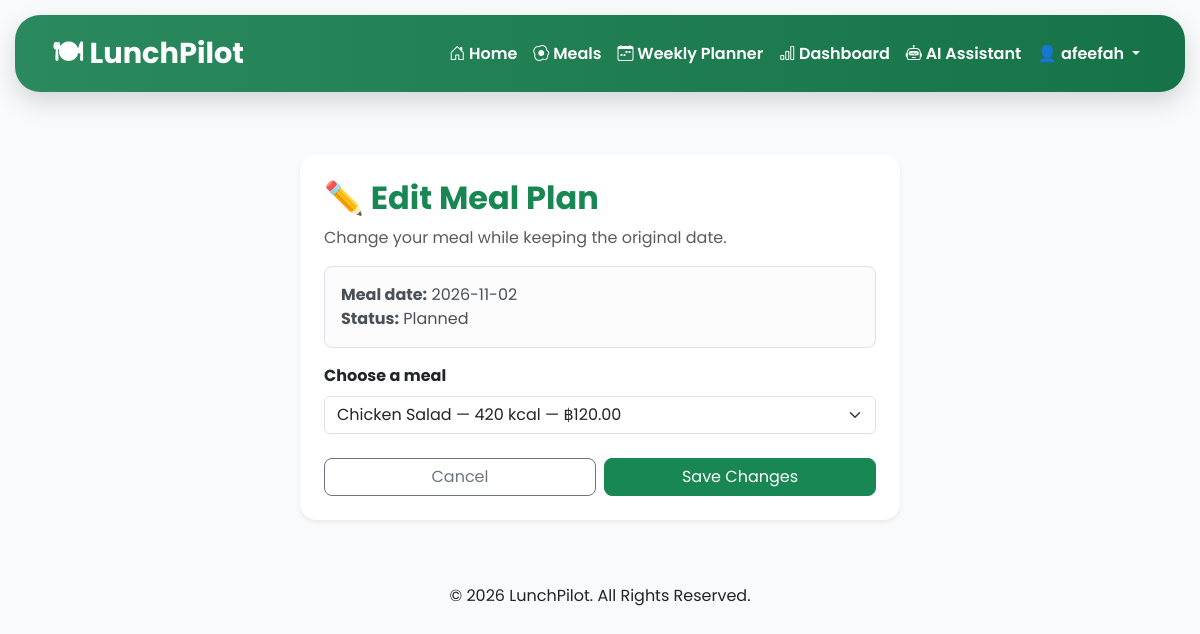
Page /edit-plan/42 (signed in) on the committed database.
### tables this page shows
CREATE TABLE users(

        id INTEGER PRIMARY KEY AUTOINCREMENT,
        fullname TEXT NOT NULL,
        email TEXT UNIQUE NOT NULL,
        password TEXT NOT NULL

    , is_admin INTEGER DEFAULT 0, allergy TEXT DEFAULT 'None', daily_calorie_goal INTEGER DEFAULT 2000, monthly_budget REAL DEFAULT 3000, food_preference TEXT DEFAULT 'No Preference');

CREATE TABLE weekly_plans (
    id INTEGER PRIMARY KEY AUTOINCREMENT,
    user_id INTEGER NOT NULL,
    day TEXT NOT NULL,
    meal_id INTEGER NOT NULL,
    plan_date TEXT NOT NULL
, status TEXT DEFAULT 'Planned', meal_date TEXT, week_start TEXT);

CREATE TABLE meals(

        id INTEGER PRIMARY KEY AUTOINCREMENT,

        meal_name TEXT NOT NULL,

        category TEXT NOT NULL,

        calories INTEGER NOT NULL,

        price REAL NOT NULL,

        ingredients TEXT,

        image TEXT

    );

### routes/weekly_planner.py (the view, shortened to what this page needs)
@weekly_planner.route(
    "/edit-plan/<int:plan_id>",
    methods=["GET", "POST"]
)
def edit_plan(plan_id):
    if "user_id" not in session:
        return redirect(url_for("auth.login"))
    user_id = session["user_id"]
    connection = get_connection()
    cursor = connection.cursor()
    cursor.execute("""
        SELECT id, meal_id, plan_date, status
        FROM weekly_plans
        WHERE id = ?
        AND user_id = ?
    """, (plan_id, user_id))
    plan = cursor.fetchone()
    if not plan:
        connection.close()
        flash("Meal plan not found.", "warning")
        return redirect(url_for(
            "weekly_planner.weekly_planner_page"
        ))
    plan_date = date.fromisoformat(plan[2])
    status = plan[3]
    week_start = (
        plan_date - timedelta(days=plan_date.weekday())
    ).isoformat()
    allergy = get_user_allergy()
    cursor.execute("""
        SELECT *
        FROM meals
        ORDER BY id ASC
    """)
    all_meals = cursor.fetchall()
    meals = [
        meal for meal in all_meals
        if is_meal_safe(meal[5], allergy)
    ]
    connection.close()
    return render_template(
        "edit_plan.html",
        plan=plan,
        meals=meals,
        week_start=week_start
    )

### database.py (called while the page is built)
def get_connection():
    return sqlite3.connect(DATABASE)

### routes/helpers.py (called while the page is built)
def get_allergies_list(allergy):
    if not allergy:
        return []
    return [
        item.strip()
        for item in allergy.split(",")
        if item.strip()
    ]

def is_meal_safe(ingredients, allergy):
    if not allergy:
        return True
    ingredients = (ingredients or "").lower()
    allergies = get_allergies_list(allergy)
    for allergy_name in allergies:
        keywords = ALLERGY_KEYWORDS.get(allergy_name, [])
        for keyword in keywords:
            if keyword.lower() in ingredients:
                return False
    return True

def get_user_allergy():
    from flask import session
    user_id = session.get("user_id")
    if not user_id:
        return ""
    conn = get_connection()
    cursor = conn.cursor()
    cursor.execute(
        "SELECT allergy FROM users WHERE id = ?",
        (user_id,)
    )
    user = cursor.fetchone()
    conn.close()
    if user and user[0]:
        return user[0]
    return ""

### templates/edit_plan.html (shortened to what this page needs)
{% extends "base.html" %}
{% block content %}
<div class="container py-5">
    <div class="card border-0 shadow-sm rounded-4 mx-auto"
         style="max-width: 600px;">
        <div class="card-body p-4">
            <h2 class="text-success fw-bold mb-2">
                ✏️ Edit Meal Plan
            </h2>
            <p class="text-muted">
                Change your meal while keeping the original date.
            </p>
            <div class="alert alert-light border rounded-3">
                <strong>Meal date:</strong>
                {{ plan[2] }}
                <br>
                <strong>Status:</strong>
                {{ plan[3] }}
            </div>
            <form method="POST"
                  action="{{ url_for(
                      'weekly_planner.edit_plan',
                      plan_id=plan[0]
                  ) }}">
                <label for="meal_id" class="form-label fw-bold">
                    Choose a meal
                </label>
                <select name="meal_id"
                        id="meal_id"
                        class="form-select mb-4"
                        required>
                    {% for meal in meals %}
                    <option value="{{ meal[0] }}"
                        {% if meal[0] == plan[1] %}selected{% endif %}>
                        {{ meal[1] }} — {{ meal[3] }} kcal — ฿{{ "%.2f"|format(meal[4]) }}
                    </option>
                    {% endfor %}
                </select>
                <div class="d-flex gap-2">
                    <a href="{{ url_for(
                        'weekly_planner.weekly_planner_page',
                        week_start=week_start
                    ) }}"
                       class="btn btn-outline-secondary rounded-3 w-50">
                        Cancel
                    </a>
                    <button type="submit"
                            class="btn btn-success rounded-3 w-50">
                        Save Changes
                    </button>
                </div>
            </form>
        </div>
    </div>
</div>
{% endblock %}

### templates/base.html (shortened to what this page needs)
<!DOCTYPE html>
<html lang="en">
<head>
    <link href="https://cdn.jsdelivr.net/npm/bootstrap@5.3.7/dist/css/bootstrap.min.css"
          rel="stylesheet">
    <link rel="stylesheet"
          href="{{ url_for('static', filename='css/style.css') }}">
    <link rel="stylesheet"
        href="https://cdn.jsdelivr.net/npm/bootstrap-icons@1.11.3/font/bootstrap-icons.min.css">
</head>
<body>
    <nav class="navbar navbar-expand-lg lunchpilot-navbar">
        <div class="container">
            <a class="navbar-brand fw-bold"
               href="/">
                🍽 LunchPilot
            </a>
            <div class="collapse navbar-collapse"
                 id="navbarNav">
                <ul class="navbar-nav ms-auto">
                    {% if session.get("is_admin") == 1 %}
                    <li class="nav-item">
                        <a class="nav-link"
                           href="/meals">
                            Meals
                         </a>
                      </li>
                    <li class="nav-item">
                        <a class="nav-link"
                           href="{{ url_for('admin.admin_plan') }}">
                            👨‍💼 Admin Plan
                        </a>
                    </li>
                    <li class="nav-item dropdown">
                        <a class="nav-link dropdown-toggle"
                           href="#"
                           id="adminDropdown"
                           role="button"
                           data-bs-toggle="dropdown"
                           aria-expanded="false">
                            👤 {{ session.get("fullname") }}
                        </a>
                        <ul class="dropdown-menu dropdown-menu-end">
                            <li>
                                <a class="dropdown-item"
                                href="{{ url_for('user.manage_profile') }}">
                                    👤 Manage Profile
                                </a>
                            </li>
                            <li>
                                <hr class="dropdown-divider">
                            </li>
                            <li>
                                <a class="dropdown-item text-danger"
                                href="/logout">
                                    🚪 Logout
                                </a>
                            </li>
                        </ul>
                    </li>
                    {% else %}
                    <li class="nav-item">
                        <a class="nav-link"
                            href="/">
                            <i class="bi bi-house-door"></i>
                                Home
                            </a>
                    </li>
                    <li class="nav-item">
                        <a class="nav-link"
                            href="/meals">
                            <i class="bi bi-egg-fried"></i>
                                Meals
                            </a>
                    </li>
                    <li class="nav-item">
                        <a class="nav-link"
                            href="/weekly-planner">
                            <i class="bi bi-calendar-week"></i>
                                Weekly Planner
                            </a>
                    </li>
                                <li class="nav-item">
                                    <a class="nav-link"
                                        href="/dashboard">
                                        <i class="bi bi-bar-chart"></i>
                                            Dashboard
                                        </a>
                                </li>
                                <li class="nav-item">
                                    <a class="nav-link"
                                        href="/ai-assistant">
                                        <i class="bi bi-robot"></i>
                                            AI Assistant
                                        </a>
                                </li>
                    {% if session.get("user_id") %}
                    <li class="nav-item dropdown">
                        <a class="nav-link dropdown-toggle"
                           href="#"
                           id="userDropdown"
                           role="button"
                           data-bs-toggle="dropdown"
                           aria-expanded="false">
                            👤 {{ session.get("fullname") }}
                        </a>
                    </li>
                    {% endif %}
                    {% endif %}
                </ul>
            </div>
        </div>
    </nav>
    <main>
        {% block content %}
        {% endblock %}
    </main>
    <footer class="text-center py-3">
        <p class="mb-0">
            © 2026 LunchPilot. All Rights Reserved.
        </p>
    </footer>
</body>
</html>

### static/css/style.css (style rules this page uses)
body { font-family: 'Poppins', sans-serif; background-color: #f8fafc; color: #212529; margin: 0; padding: 0; }
.navbar { background: linear-gradient( 90deg, #2b8a5d, #157347 ) !important; border-radius: 25px; margin: 15px; padding: 12px 25px; box-shadow: 0 10px 25px rgba(0,0,0,0.15); }
.navbar .nav-link { color: white !important; font-weight: 600; padding: 12px 20px; border-radius: 18px; transition: all 0.3s ease; }
.navbar-brand { color: white !important; font-size: 1.8rem; font-weight: 700; }
.navbar .dropdown-toggle { color: white !important; font-weight: 600; }

### rows in the picture
users: get "afeefah"
weekly_plans: plan_date "2026-11-02", status "Planned", meal_id "Chicken Salad — 420 kcal — ฿120.00"
